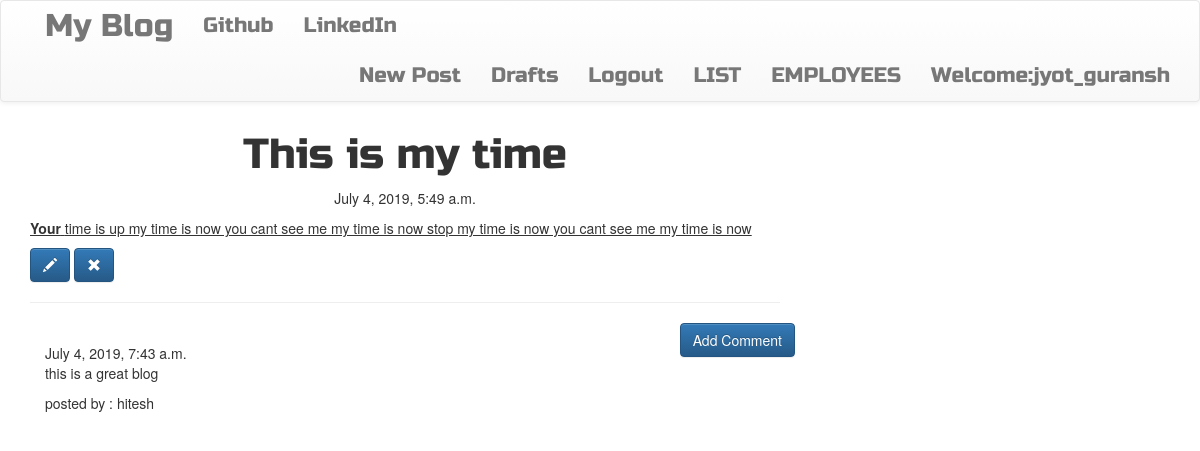
The app's page /post/9 (signed in) with its own data.
### blogapp/models.py (models this page shows, shortened)
class Post(models.Model):
    author = models.ForeignKey('auth.User', on_delete=models.PROTECT)
    title = models.CharField(max_length=200)
    text=models.TextField()
    create_date = models.DateTimeField(default=timezone.now())
    published_date=models.DateTimeField(blank=True, null=True)

class Comment(models.Model):
    post = models.ForeignKey('blogapp.Post', related_name='comments', on_delete=models.CASCADE)
    author = models.CharField(max_length=200)
    text = models.TextField()
    create_date = models.DateTimeField(default=timezone.now())
    approved_comment = models.BooleanField(default=False)

### blogapp/views.py (the view)
# urls.py: url(r'post/(?P<pk>\d+)$', views.PostDetailView.as_view(), name='post_detail'),
class PostDetailView(DetailView):
    model = Post

### blogapp/templates/blogapp/post_detail.html (shortened to what this page needs)
{%extends "blogapp/base.html"%}
{% block body_block%}
<h1 class="posttitle loader">{{post.title}}</h1>
{% if post.published_date %}
<div class="date postdate">
    {{post.published_date}}
</div>
{%else%}
<a class="btn btn-default" href="{%url 'blogapp:post_publish' pk=post.pk%}">Publish</a>
{%endif%}
<p class="postcontent">{{post.text|safe|linebreaksbr}}</p>
{%if user.is_authenticated%}
<a class="btn btn-primary" href="{%url 'blogapp:updatePost' pk=post.pk%}">
    <span class="glyphicon glyphicon-pencil"></span>
</a>
<a class="btn btn-primary" href="{%url 'blogapp:DeletePost' pk=post.pk%}"><span class="glyphicon glyphicon-remove"></span></a>
{%endif%}
<hr>
<a class="btn btn-primary btn-comment" href="{%url 'blogapp:add_comment_to_post' pk=post.pk%}">Add Comment</a>
<div class="container">
    {%for comment in post.comments.all%}
    <br>
    {%if user.is_authenticated or comment.approved_comment%}
    {{comment.create_date}}
    <p>{{comment.text|safe|linebreaksbr}}</p>
    <p>posted by : {{comment.author}}</p>
    {%endif%}
    {%empty%}
    <p>No comments</p>
    {%endfor%}
</div>
{%endblock%}

### blogapp/templates/blogapp/base.html (shortened to what this page needs)
<!DOCTYPE html>
<html lang="en">
{% load staticfiles %}
<head>
    <link href="https://maxcdn.bootstrapcdn.com/bootstrap/3.3.7/css/bootstrap.min.css"
 rel="stylesheet"/>
        <link rel="stylesheet" href="https://maxcdn.bootstrapcdn.com/bootstrap/3.3.7/css/bootstrap-theme.min.css">
        <link rel="stylesheet" href="//cdn.jsdelivr.net/medium-editor/latest/css/medium-editor.min.css" type="text/css" media="screen" charset="utf-8">
        <link rel="stylesheet" href="{% static 'css/blog.css' %}">
</head>
<body>
<nav class="navbar navbar-default techfont custom-navbar">
    <div class="container">
        <ul class="nav navbar-nav">
            <li><a class="navbar-branf bigbrand" href="{%url 'blogapp:post_list'%}">My Blog</a></li>
            <li><a class="navbar-link" href="http://www.github.com">Github</a></li>
            <li><a class="navbar-link" href="http://www.linkedin.com">LinkedIn</a></li>
        </ul>
        <ul class="nav navbar-nav navbar-right">
            {% if user.is_authenticated%}
            <li><a href="{%url 'blogapp:create_post'%}">New Post</a></li>
            <li><a href="{% url 'blogapp:post_draft_view'%}">Drafts</a> </li>
            <li><a href="{%url 'logout' %}">Logout</a></li>
                 <li><a href="{%url 'blogapp:POST-LIST'%}">LIST</a></li>
            <li><a href="{%url 'blogapp:employeelist'%}">EMPLOYEES</a></li>
            <li><a>Welcome:{{user.username}}</a></li>
            {%else%}
            <li><a href="{%url 'login_page'%}"><span class="glyphicon glyphicon-user"></span>user_login</a> </li>
            <li><a href="{%url 'blogapp:Register_Here'%}">Register</a></li>
            <li><a href="{%url 'blogapp:POST-LIST'%}">LIST</a></li>
            <li><a href="{%url 'blogapp:employeelist'%}">EMPLOYEES</a></li>
            {%endif%}
        </ul>
    </div>
</nav>
<div class="content container">
    <div class="row">
        <div class="col-md-8">
            <div class="blog-posts">
                {%block body_block%}
                {%endblock%}
            </div>
        </div>
    </div>
</div>
</body>
</html>

### static/css/blog.css (style rules this page uses)
.techfont { font-family: 'Russo One', sans-serif; font-size: 1.5em; margin-bottom: 10px; }
.postdate { text-align: center; }
.posttitle { font-family: 'Russo One', sans-serif; font-size: 3em; text-align: center; }
.postcontent { font-family: 'Montserrat'; font-size: 1.5em; }
.btn-comment { position: absolute; right: 0px; }
.bigbrand { font-size: 1.5em; }
.loader { filter:hue-rotate(0deg); color: linear-gradient(45deg,#0f8,#08f); animation:hue 5000ms infinite linear; }

### records on screen
Post: title "This is my time", published_date "July 4, 2019, 5:49 a.m.", text "Your time is up my time is now you cant see me my time is now stop my time is now you cant see me my time is now"
Comment: create_date "July 4, 2019, 7:43 a.m.", text "this is a great blog", author "hitesh"

### other values on screen
{{ user.username }} "jyot_guransh"
